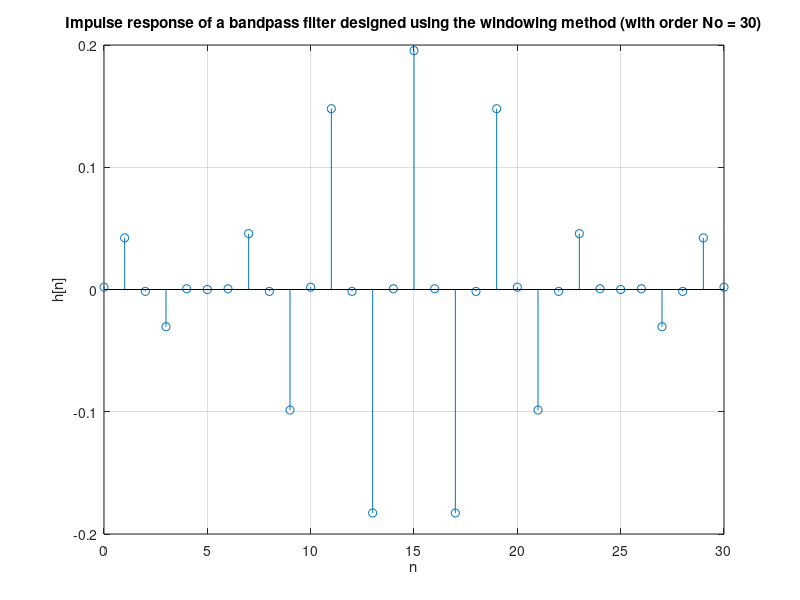
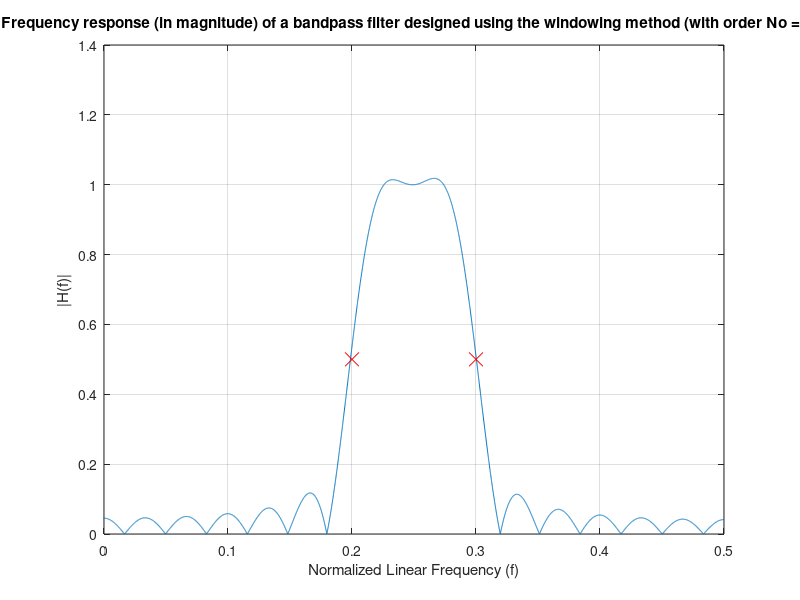
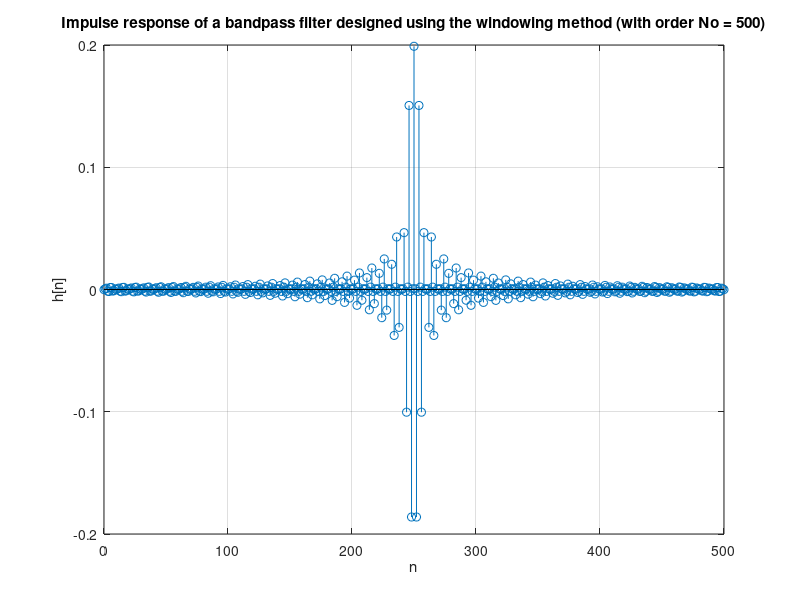
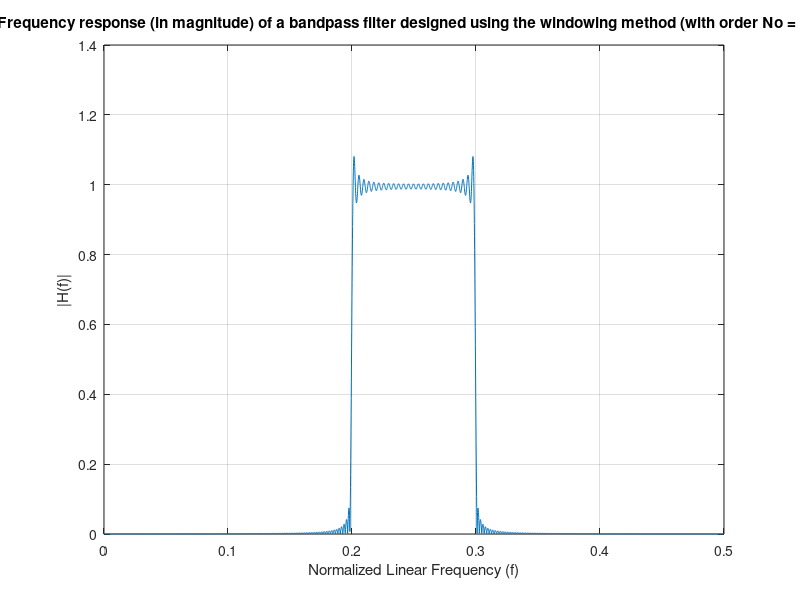

Here is the MATLAB script that generated these plots, in order:
clear all; close all; clc;

% Ideal filter specification:
%    Gain of 1 in the frequency range [0.2, 0.3]
%            0 in the remaining ranges

N = 31;
No = N - 1;
w = ones(N, 1);
h = fir1(No, [0.2 0.3] * 2, w);

stem(0 : N - 1, h)
xlabel('n');
ylabel('h[n]')
title('Impulse response of a bandpass filter designed using the windowing method (with order No = 30)');
grid on

figure;
H = fft(h, 10000);
plot(linspace(-0.5, 0.5, length(H)), abs(fftshift(H)));
a = axis();
axis([0 0.5 a(3) a(4)]);
xlabel('Normalized Linear Frequency (f)')
ylabel('|H(f)|')
title('Frequency response (in magnitude) of a bandpass filter designed using the windowing method (with order No = 30)');
grid on;
hold on;
plot(0.2, 0.5, 'xr', 'markersize', 10)
plot(0.3, 0.5, 'xr', 'markersize', 10)

N = 501;
No = N - 1;
w = ones(N, 1);
h = fir1(No, [0.2 0.3] * 2, w);

figure;
stem(0 : N - 1, h)
xlabel('n');
ylabel('h[n]')
title('Impulse response of a bandpass filter designed using the windowing method (with order No = 500)');
grid on

figure;
H = fft(h, 10000);
plot(linspace(-0.5, 0.5, length(H)), abs(fftshift(H)));
a = axis();
axis([0 0.5 a(3) a(4)]);
xlabel('Normalized Linear Frequency (f)')
ylabel('|H(f)|')
title('Frequency response (in magnitude) of a bandpass filter designed using the windowing method (with order No = 500)');
grid on;

N = 10001;
No = N - 1;
w = ones(N, 1);
h = fir1(No, [0.2 0.3] * 2, w);

figure;
stem(0 : N - 1, h)
xlabel('n');
ylabel('h[n]')
title('Impulse response of a bandpass filter designed using the windowing method (with order No = 10000)');
grid on

figure;
H = fft(h, 10000);
plot(linspace(-0.5, 0.5, length(H)), abs(fftshift(H)));
a = axis();
axis([0 0.5 a(3) a(4)]);
xlabel('Normalized Linear Frequency (f)')
ylabel('|H(f)|')
title('Frequency response (in magnitude) of a bandpass filter designed using the windowing method (with order No = 10000)');
grid on;

N = 501;
No = N - 1;
w = blackman(N);
h = fir1(No, [0.2 0.3] * 2, w);

figure;
stem(0 : N - 1, h)
xlabel('n');
ylabel('h[n]')
title('Impulse response of a bandpass filter designed using the windowing method (with order No = 500); Blackman window');
grid on

figure;
H = fft(h, 10000);
plot(linspace(-0.5, 0.5, length(H)), abs(fftshift(H)));
a = axis();
axis([0 0.5 a(3) a(4)]);
xlabel('Normalized Linear Frequency (f)')
ylabel('|H(f)|')
title('Frequency response (in magnitude) of a bandpass filter designed using the windowing method (with order No = 500); Blackman window');
grid on;
